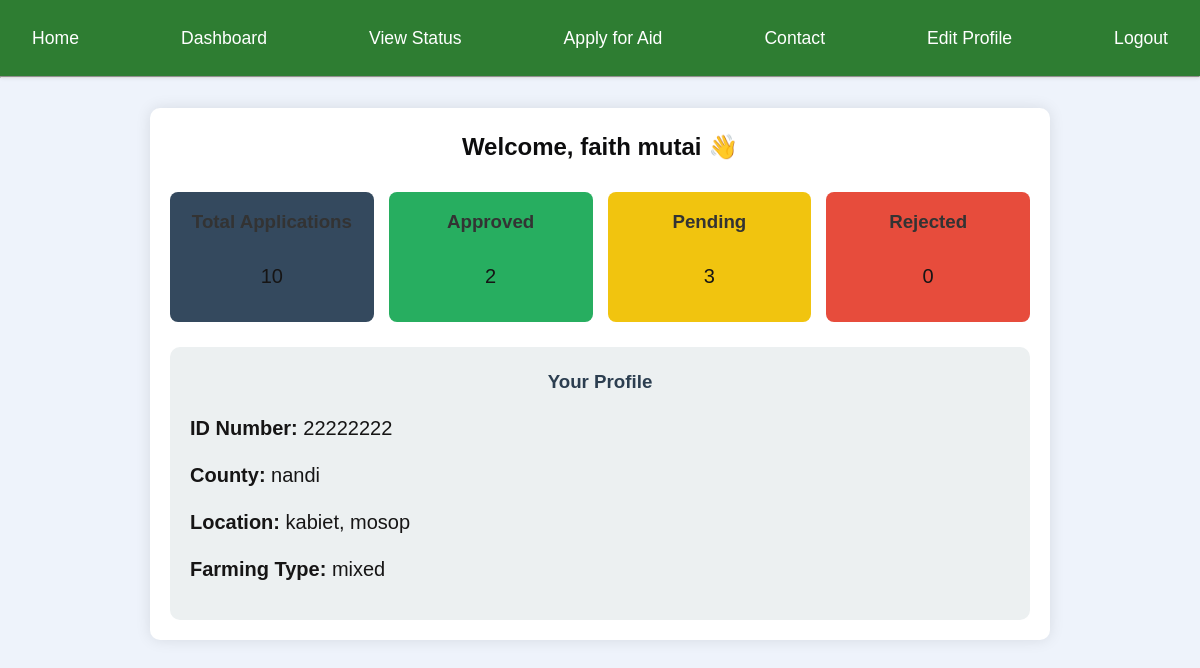
The page /dashboard/ (signed in) on the database its author committed.
### core/models.py (models this page shows, shortened)
class Farmer(models.Model):
    user = models.OneToOneField(settings.AUTH_USER_MODEL, on_delete=models.CASCADE)
    full_name = models.CharField(max_length=200)
    id_number = models.CharField(max_length=50, unique=True)
    phone_number = models.CharField(max_length=20)
    email = models.EmailField(blank=True, null=True)
    county = models.CharField(max_length=100)
    sub_county = models.CharField(max_length=100)
    ward = models.CharField(max_length=100)
    farm_size = models.DecimalField(max_digits=10, decimal_places=2)
    farming_type = models.CharField(
        max_length=50,
        choices=[
            ('crop', 'Crop Farming'),
            ('livestock', 'Livestock Farming'),
            ('mixed', 'Mixed Farming'),
        ],
        blank=True,
        null=True
    )
    date_registered = models.DateTimeField(auto_now_add=True)
    latitude = models.DecimalField(max_digits=9, decimal_places=6, blank=True, null=True)
    longitude = models.DecimalField(max_digits=9, decimal_places=6, blank=True, null=True)
    created_at = models.DateTimeField(auto_now_add=True)

### core/views.py (the view)
# urls.py: path("dashboard/", views.dashboard, name="dashboard"),
@login_required
def dashboard(request):
    farmer = Farmer.objects.filter(user=request.user).first()
    if not farmer:
        messages.error(
            request,
            "No farmer profile found for your account. Please register as a farmer first."
        )
        return redirect("apply_aid")  # updated redirect
    applications = AidApplication.objects.filter(farmer=farmer)
    total = applications.count()
    approved = applications.filter(status="approved").count()
    pending = applications.filter(status="pending").count()
    rejected = applications.filter(status="rejected").count()
    context = {
        "farmer": farmer,
        "applications": applications,
        "total": total,
        "approved": approved,
        "pending": pending,
        "rejected": rejected,
    }
    return render(request, "core/dashboard.html", context)

### core/templates/core/dashboard.html
{% extends "base.html" %}
{% load static %}
{% block content %}
<div class="dashboard-container">
<h2>Welcome, {{ farmer.full_name }} 👋</h2>
 <div class="dashboard-summary">
  <div class="summary-card total">
    <h3>Total Applications</h3>
    <p>{{ total }}</p>
  </div>
  <div class="summary-card approved">
    <h3>Approved</h3>
    <p>{{ approved }}</p>
  </div>
  <div class="summary-card pending">
    <h3>Pending</h3>
    <p>{{ pending }}</p>
  </div>
  <div class="summary-card rejected">
    <h3>Rejected</h3>
    <p>{{ rejected }}</p>
  </div>
</div>
  <div class="dashboard-profile">
    <h3>Your Profile</h3>
    <p><strong>ID Number:</strong> {{ farmer.id_number }}</p>
    <p><strong>County:</strong> {{ farmer.county }}</p>
  <p><strong>Location:</strong> {{ farmer.ward }}, {{ farmer.sub_county }}</p>
    <p><strong>Farming Type:</strong> {{ farmer.farming_type }}</p>
  </div>
</div>
{% endblock %}

### core/static/core/css/styles.css (style rules this page uses)
* { margin: 0; padding: 0; box-sizing: border-box; }
body { margin: 0; font-family: "Segoe UI", Tahoma, Geneva, Verdana, sans-serif; color: #333; line-height: 1.6; background-color: #f9f9f9; }
h1, h2, h3 { font-weight: bold; margin-bottom: 15px; color: #000; }
p { margin-bottom: 15px; font-size: 20px; color: #161515; }
.dashboard-container { max-width: 900px; margin: 30px auto; padding: 20px; background: #fff; border-radius: 10px; box-shadow: 0 0 15px rgba(0,0,0,0.1); }
.dashboard-container h2 { text-align: center; margin-bottom: 25px; color: #0d0d0e }
.dashboard-summary { display: grid; grid-template-columns: repeat(auto-fit, minmax(180px, 1fr)); gap: 15px; margin-bottom: 25px; }
.summary-card { text-align: center; padding: 15px; border-radius: 8px; color: #fff; }
.summary-card.total { background: #34495e; }
.summary-card.approved { background: #27ae60; }
.summary-card.pending { background: #f1c40f; }
.summary-card.rejected { background: #e74c3c; }
.dashboard-profile { background: #ecf0f1; padding: 20px; border-radius: 10px; }
.dashboard-profile h3 { margin-bottom: 15px; color: #2c3e50; }
body { background-color: #f8faf8; font-family: "Poppins", sans-serif; color: #333; }
h2 { font-weight: 600; color: #0d0d0e; text-align: center; margin-bottom: 20px; }
h2 { text-align: center; font-weight: bold; color: #2c3e50; }
body { background-color: #f5f9ff; font-family: "Poppins", sans-serif; margin: 0; padding: 0; }
h2, h3 { text-align: center; color: #333; margin-bottom: 1.5rem; }
body { background-color: #f3f7fc; font-family: "Poppins", sans-serif; }
body { background-color: #eef3fb; font-family: "Poppins", sans-serif; }

### rows shown on the page
Farmer: full_name "faith mutai", id_number "22222222", county "nandi", ward "kabiet", sub_county "mosop", farming_type "mixed"

### other values the page prints
{{ total }} "10"
{{ approved }} "2"
{{ pending }} "3"
{{ rejected }} "0"
